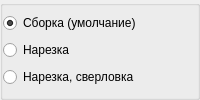
              <widget class="QGroupBox" name="groupBox_7">
               <property name="title">
                <string/>
               </property>
               <layout class="QVBoxLayout" name="verticalLayout_14">
                <property name="spacing">
                 <number>0</number>
                </property>
                <property name="leftMargin">
                 <number>0</number>
                </property>
                <property name="topMargin">
                 <number>0</number>
                </property>
                <property name="rightMargin">
                 <number>0</number>
                </property>
                <property name="bottomMargin">
                 <number>0</number>
                </property>
                <item>
                 <widget class="QRadioButton" name="r_build">
                  <property name="text">
                   <string>Сборка (умолчание)</string>
                  </property>
                  <property name="checked">
                   <bool>true</bool>
                  </property>
                 </widget>
                </item>
                <item>
                 <widget class="QRadioButton" name="r_cut">
                  <property name="text">
                   <string>Нарезка</string>
                  </property>
                 </widget>
                </item>
                <item>
                 <widget class="QRadioButton" name="r_cutandrill">
                  <property name="text">
                   <string>Нарезка, сверловка</string>
                  </property>
                 </widget>
                </item>
               </layout>
              </widget>
